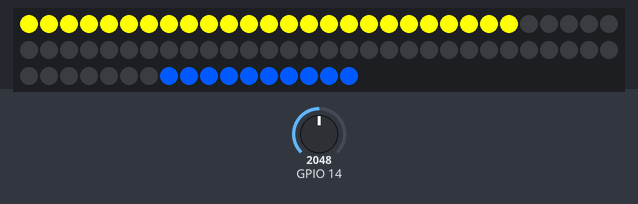
Recording of a sketch running on a simulated ESP32. Parts: 77 RGB LEDs in strip order, left to right, continuing on the next row. The test bench sets the inputs (shaded band); at power-on: GPIO 14 = 2048. WiFi joins after 1.5 s; servers stay silent unless stated; uploads are accepted with an empty reply; what the sketch prints to the serial monitor is not drawn.

Above: at 3.58 s.
3.6 s: GPIO 14 set to 776
9.7 s: GPIO 14 set to 696
At 15.7 s:
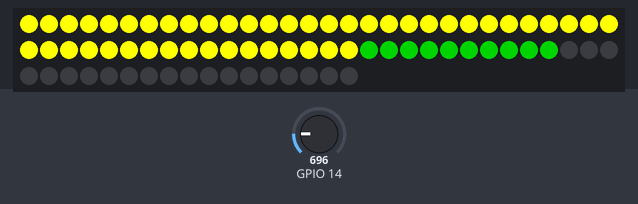
15.8 s: GPIO 14 set to 790
At 21.6 s:
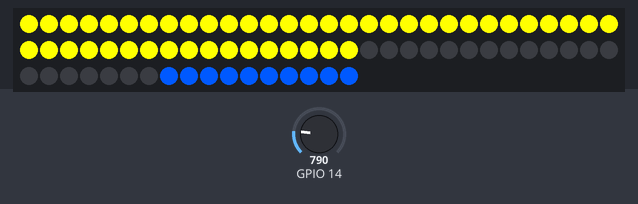
26.7 s: GPIO 14 set to 710
At 29.98 s:
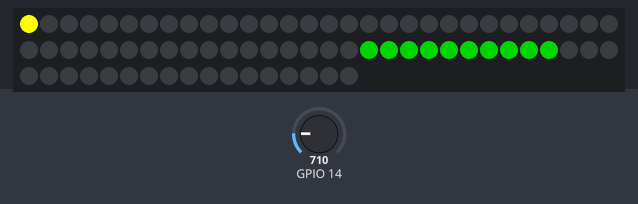
32.8 s: GPIO 14 set to 1228
At 35.61 s:
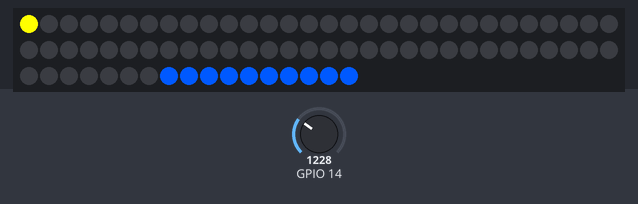

The sketch:

mydoorsign.ino
```cpp
#include <FastLED.h>

#include <WiFiClientSecure.h>

//#include "FastLED.h"
#define  NUM_LEDS 77
#define DATA_PIN 6
#define CLOCK_PIN 7


CRGB leds[NUM_LEDS];
int current_state = 0;

const char* ssid = "unisiegen";
const char* password = "eLab4Zimtsuper#sicher";

const char*  server = "www.elab-siegen.de";  // Server URL
const char* url = "https://elab-siegen.de";
String door_status[3] = {"open","closed","brb"};

WiFiClientSecure client;

void logomove();
int stat();
void check(int state);
void post_request(int state);

void setup() {

  Serial.begin(115200);
  FastLED.addLeds<APA102, DATA_PIN, CLOCK_PIN>(leds, NUM_LEDS);

  //wifi part below
  delay(100);

  Serial.print("Attempting to connect to SSID: ");
  Serial.println(ssid);
  WiFi.begin(ssid, password);

  // attempt to connect to Wifi network:
  while (WiFi.status() != WL_CONNECTED) {
    Serial.print(".");
    // wait 1 second for re-trying
    delay(1000);
  }

  Serial.print("Connected to ");
  Serial.println(ssid);

  client.setInsecure();

  Serial.println("\nStarting connection to server...");
  if (!client.connect(server, 443))
    Serial.println("Connection failed!");
  else {
    Serial.println("Connected to server!");
     client.stop();
  }


}

void loop() {
  FastLED.clear();

  current_state = stat();

  logomove();

  check(current_state);

  FastLED.show();
  Serial.print(current_state);
  delay(3000);

}

void logomove()
{
  for(int led = 0; led < 47; led++)
    {
      leds[led] = CRGB::Yellow;
      FastLED.show();
      leds[led] = CRGB::Yellow;
      delay(50);
    }
}


int stat()
{
  int newCol = analogRead(14);
  int a = 0;
  Serial.println(newCol);

 if (newCol < 750) // enspricht < 1,67V 341
  { a = 1;
    for(int led = 47; led < NUM_LEDS-20; led++) {
        leds[led] = CRGB::Green;
      }
    for(int led = 57; led < NUM_LEDS; led++) {
        leds[led] = CRGB::Black;
    }
  }
  else if (newCol >= 4000) // entspricht >= 3,34 V 682
  { a = 2;

    for(int led = 47; led < NUM_LEDS-20; led++) {
        leds[led] = CRGB::Black;
    }
    for(int led = 57; led < NUM_LEDS-10; led++) {
         leds[led] = CRGB::Blue;
    }
    for(int led = 67; led < NUM_LEDS; led++) {
        leds[led] = CRGB::Black;
    }
  }
  else // enspricht > 1,67V und < 3,34V
  { a = 3;
    for(int led = 47; led < NUM_LEDS-10; led++) {
        leds[led] = CRGB::Black;
    }
    for(int led = 67; led < NUM_LEDS; led++) {
       leds[led] = CRGB( 0, 89, 255);    }
          }

  return a;
}


void check(int state){
  static int prev_state=0;
  if (state!=prev_state){
    prev_state=state;
    post_request(state);
  }
}

void post_request(int state){
  String body;
  int body_len = 0;
  client.setInsecure();

  Serial.println("\nStarting connection to server...");
  if (!client.connect(server, 443))
    Serial.println("Connection failed!");
  else {
    Serial.println("Connected to server!");
    //Request
    client.println("POST " + (String)url + " HTTP/1.0");
    //Headers
    client.println("Host: " + (String)server);
    client.println("Content-Type: application/x-www-form-urlencoded");

    body = door_status[state-1];
    body_len = body.length();

    client.print("Content-Length: "); client.println(body_len);
    client.println("Connection: Close");
    client.println();
    //Body
    client.println(body);
    client.println();

    while (client.connected()) {
      String line = client.readStringUntil('\n');
      if (line == "\r") {
        Serial.println("website updated");
        break;
      }
    }
    // if there are incoming bytes available
    // from the server, read them and print them:
    //while (client.available()) {
    //  char c = client.read();
    //  //Serial.write(c);
    //}

    client.stop();
  }
}
```

Measured:
- the behaviour switches between 750 and 749 on GPIO 14 (found by bisection; images 0 and 1)
- after the input at 9.7 s, the LEDs: first differ from a run without the input after 3.6 s (image 1 shows a later state)
- after the input at 15.8 s, the LEDs: first change after 3.1 s (image 2 shows a later state)
- after the input at 26.7 s, the LEDs: first differ from a run without the input after 3.2 s (image 3)
- after the input at 32.8 s, the LEDs: change after 2.7 s (image 4)
- what the display in image 2 shows lasts 3.3 s, from 21.2 s to 24.5 s
